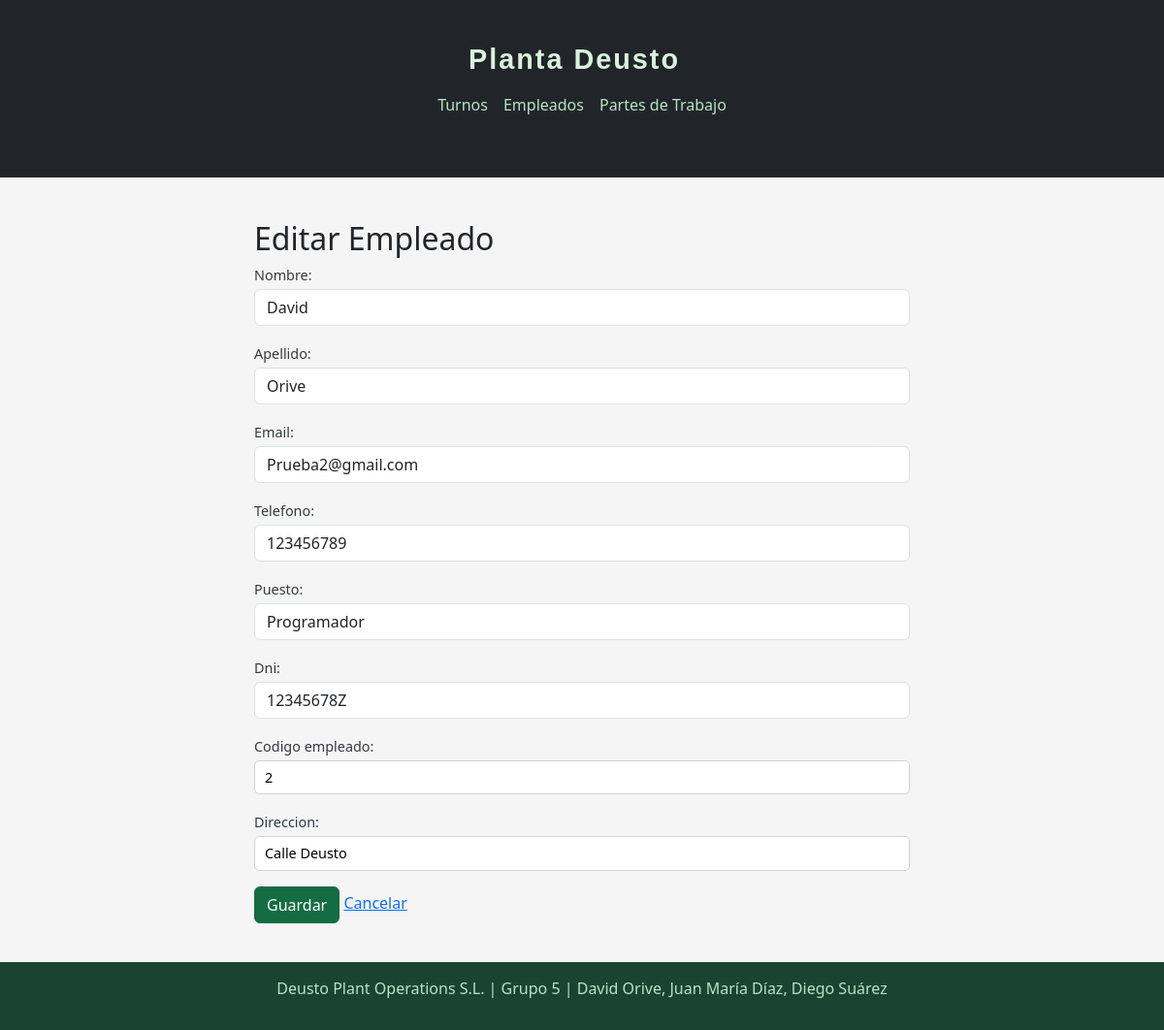
Page /empleados/editar/2/ on the earlier database version.
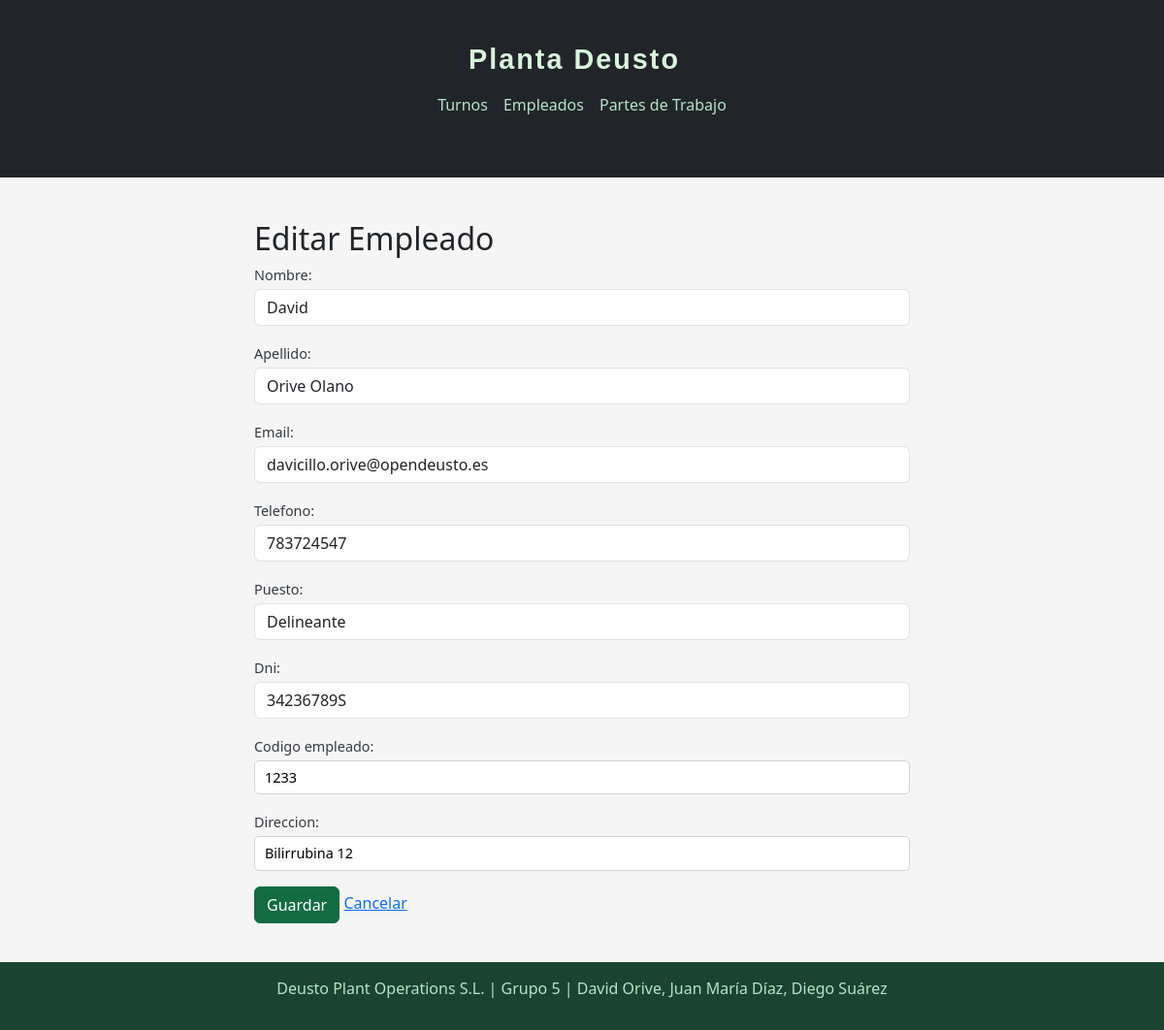
Same page on the later database version.
### Gestion/models.py (models this page shows, shortened)
class Empleado(models.Model):
    nombre = models.CharField(max_length=100)
    apellido = models.CharField(max_length=100)
    email = models.EmailField(unique=True)
    telefono = models.CharField(max_length=20)
    puesto = models.CharField(max_length=50)
    dni = models.CharField(max_length=20, unique=True)
    codigo_empleado = models.CharField(max_length=10, unique=True)
    direccion = models.CharField(max_length=200)

### Gestion/views.py (the view)
# urls.py: path('empleados/editar/<int:pk>/', views.editar_empleado, name='editar_empleado'),
def editar_empleado(request, pk):
    empleado = get_object_or_404(Empleado, pk=pk)
    if request.method == 'POST':
        form = EmpleadoForm(request.POST, instance=empleado)
        if form.is_valid():
            form.save()
            return redirect('lista_empleados')
    else:
        form = EmpleadoForm(instance=empleado)
    return render(request, 'Gestion/editar_empleado.html', {'form': form, 'empleado': empleado})

### Gestion/forms.py
class EmpleadoForm(forms.ModelForm):
    class Meta:
        model = Empleado
        fields = '__all__'
        widgets = {
            'dni': forms.TextInput(attrs={'class': 'form-control'}),
            'nombre': forms.TextInput(attrs={'class': 'form-control'}),
            'apellido': forms.TextInput(attrs={'class': 'form-control'}),
            'email': forms.EmailInput(attrs={'class': 'form-control'}),
            'telefono': forms.TextInput(attrs={'class': 'form-control'}),
            'puesto': forms.TextInput(attrs={'class': 'form-control'}),
        }

### Gestion/templates/Gestion/editar_empleado.html (shortened to what this page needs)
<!DOCTYPE html>
{% load static %}
<html lang="es">
<head>
    <link href="https://cdn.jsdelivr.net/npm/bootstrap@5.3.0/dist/css/bootstrap.min.css" rel="stylesheet">
    <link rel="stylesheet" href="{% static 'Css/Plantilla_unificada.css' %}">
    <link rel="stylesheet" href="{% static 'Css/Css_editar_empleado.css' %}">
</head>
<body>
    <nav class="navbar navbar-dark bg-dark mb-4">
        <div class="container d-flex flex-column align-items-center">
            <a class="navbar-brand" href="/">Planta Deusto</a>
            <ul class="navbar-nav d-flex flex-row gap-3">
                <li class="nav-item"><a class="nav-link" href="/turnos/">Turnos</a></li>
                <li class="nav-item"><a class="nav-link" href="/empleados/">Empleados</a></li>
                <li class="nav-item"><a class="nav-link" href="/partes/">Partes de Trabajo</a></li>
            </ul>
        </div>
    </nav>
    <div class="container">
        <h2>Editar Empleado</h2>
        <form method="post">
            {{ form.as_p }}
            <button type="submit" class="btn btn-primary">Guardar</button>
            <a href="{% url 'lista_empleados' %}">Cancelar</a>
        </form>
    </div>
    <footer class="footer">
    <p>Deusto Plant Operations S.L. | Grupo 5 | David Orive, Juan María Díaz, Diego Suárez</p>
    </footer>
</body>
</html>

Differences in the rows shown:
changed Empleado "David": apellido "Orive" → "Orive Olano"; email "Prueba2@gmail.com" → "davicillo.orive@opendeusto.es"; telefono "123456789" → "783724547"; puesto "Programador" → "Delineante"; dni "12345678Z" → "34236789S"; codigo_empleado "2" → "1233"; direccion "Calle Deusto" → "Bilirrubina 12"
